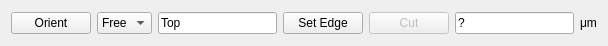
<?xml version="1.0" encoding="UTF-8"?>
<ui version="4.0">
 <class>SingleCut</class>
 <widget class="QWidget" name="SingleCut">
  <property name="geometry">
   <rect>
    <x>0</x>
    <y>0</y>
    <width>608</width>
    <height>46</height>
   </rect>
  </property>
  <property name="windowTitle">
   <string>Form</string>
  </property>
  <layout class="QHBoxLayout" name="horizontalLayout">
   <item>
    <widget class="QPushButton" name="orientButton">
     <property name="text">
      <string>Orient</string>
     </property>
    </widget>
   </item>
   <item>
    <widget class="QComboBox" name="axisBox">
     <item>
      <property name="text">
       <string>Free</string>
      </property>
     </item>
     <item>
      <property name="text">
       <string>+X</string>
      </property>
     </item>
     <item>
      <property name="text">
       <string>-X</string>
      </property>
     </item>
     <item>
      <property name="text">
       <string>+Y</string>
      </property>
     </item>
     <item>
      <property name="text">
       <string>-Y</string>
      </property>
     </item>
     <item>
      <property name="text">
       <string>+Z</string>
      </property>
     </item>
     <item>
      <property name="text">
       <string>-Z</string>
      </property>
     </item>
    </widget>
   </item>
   <item>
    <widget class="QLineEdit" name="nameField">
     <property name="text">
      <string>Top</string>
     </property>
    </widget>
   </item>
   <item>
    <widget class="QPushButton" name="edgeButton">
     <property name="text">
      <string>Set Edge</string>
     </property>
    </widget>
   </item>
   <item>
    <widget class="QPushButton" name="cutButton">
     <property name="enabled">
      <bool>false</bool>
     </property>
     <property name="text">
      <string>Cut</string>
     </property>
    </widget>
   </item>
   <item>
    <widget class="QLineEdit" name="cutDistanceLineEdit">
     <property name="text">
      <string>?</string>
     </property>
     <property name="readOnly">
      <bool>true</bool>
     </property>
    </widget>
   </item>
   <item>
    <widget class="QLabel" name="label">
     <property name="text">
      <string>&amp;mu;m</string>
     </property>
     <property name="textFormat">
      <enum>Qt::RichText</enum>
     </property>
    </widget>
   </item>
  </layout>
 </widget>
 <resources/>
 <connections/>
</ui>
